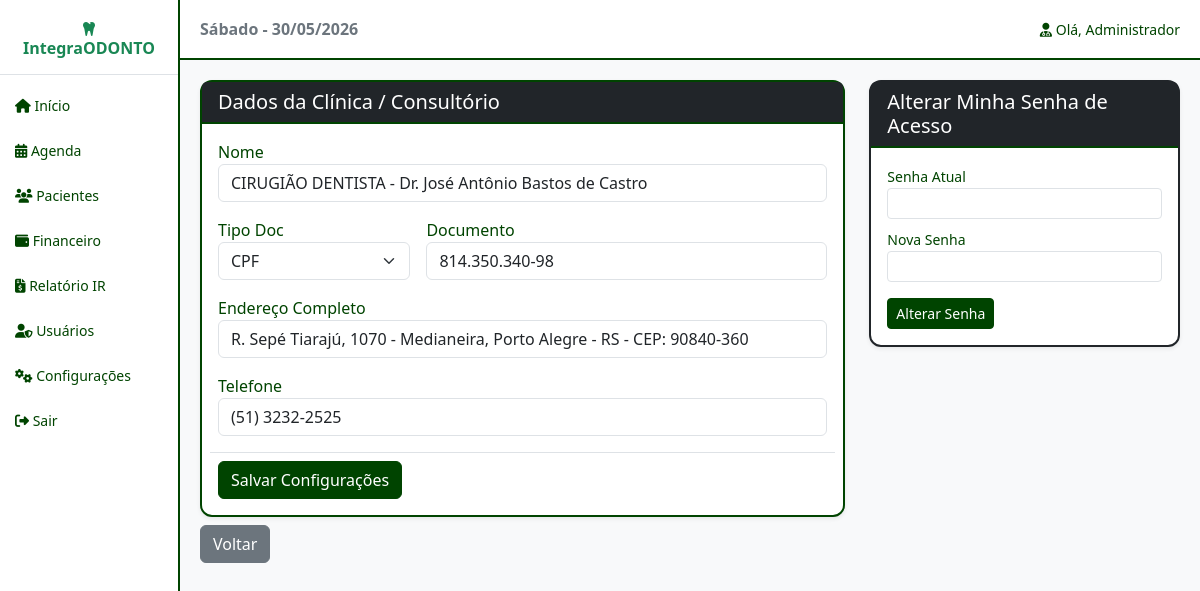
The app's page /view/config_clinica.php (signed in) with its own data.
### tables this page shows
CREATE TABLE `clinica_config` (
  `id` int(11) NOT NULL AUTO_INCREMENT,
  `nome` varchar(255) NOT NULL,
  `tipo_documento` enum('CNPJ','CPF') NOT NULL,
  `documento` varchar(20) NOT NULL,
  `endereco` varchar(255) NOT NULL,
  `telefone` varchar(20) NOT NULL,
  PRIMARY KEY (`id`)
);

### config/conexao.php (called while the page is built, shortened)
<?php
abstract class Conexao {
    private $servidor = 'localhost';
    private $user = 'root';
    private $pass = 'apple';
    private $banco = 'integra_odonto';
    private function conexao() {
        $this->conn = new PDO("mysql:host=$this->servidor;dbname=$this->banco", $this->user, $this->pass);
    }
}
?>

### model/clinicaModel.php (called while the page is built, shortened)
<?php
require_once '../config/conexao.php';
class Clinica extends Conexao {
    private $tabela = 'clinica_config';
    public function carregar() {
        $sql = "SELECT * FROM " . $this->tabela . " LIMIT 1";
        $stmt = $this->conn->prepare($sql);
        $stmt->execute();
        return $stmt->fetch(PDO::FETCH_ASSOC);
    }
}
?>

### controller/clinicaController.php (called while the page is built, shortened)
<?php
require_once('../model/clinicaModel.php');
class ClinicaController {
    public function carregar() {
        $clinicaModel = new Clinica();
        return $clinicaModel->carregar();
    }
}
?>

### view/config_clinica.php (the view, shortened to what this page needs)
<?php
require_once 'header.php';
require_once '../controller/clinicaController.php';
$clinicaCtrl = new ClinicaController();
$dados = $clinicaCtrl->carregar();
?>
<div class="row g-4">
    <?php if($_SESSION['usuario_nivel'] == 1): ?>
    <div class="col-md-8">
        <div class="card shadow-sm">
            <div class="card-header bg-dark text-white"><h5 class="mb-0">Dados da Clínica / Consultório</h5></div>
            <div class="card-body">
                <form action="../controller/clinicaController.php?action=salvarClinica" method="POST" class="row g-3">
                    <div class="col-12"><label>Nome</label><input type="text" name="nome" class="form-control" value="<?php echo isset($dados['nome']) ? $dados['nome'] : ''; ?>" required></div>
                    <div class="col-md-4"><label>Tipo Doc</label><select name="tipo_documento" class="form-select"><option value="CPF" <?php echo (isset($dados['tipo_documento']) && $dados['tipo_documento'] == 'CPF') ? 'selected' : ''; ?>>CPF</option></select></div>
                    <div class="col-md-8"><label>Documento</label><input type="text" name="documento" class="form-control" value="<?php echo isset($dados['documento']) ? $dados['documento'] : ''; ?>" required></div>
                    <div class="col-12"><label>Endereço Completo</label><input type="text" name="endereco" class="form-control" value="<?php echo isset($dados['endereco']) ? $dados['endereco'] : ''; ?>" required></div>
                    <div class="col-12"><label>Telefone</label><input type="text" name="telefone" class="form-control" value="<?php echo isset($dados['telefone']) ? $dados['telefone'] : ''; ?>" required></div>
                    <div class="col-12 mt-3 pt-2 border-top">
                        <button type="submit" class="btn btn-primary">Salvar Configurações</button>
                    </div>
                </form>
            </div>
        </div>
    </div>
    <?php endif; ?>
    <div class="col-md-4">
        <div class="card shadow-sm border-dark">
            <div class="card-header bg-dark text-white"><h5 class="mb-0">Alterar Minha Senha de Acesso</h5></div>
            <div class="card-body">
                <form action="../controller/usuarioController.php?action=alterarMinhaSenha" method="POST">
                    <div class="mb-2"><label class="small">Senha Atual</label><input type="password" name="senha_atual" class="form-control form-control-sm" required></div>
                    <div class="mb-2"><label class="small">Nova Senha</label><input type="password" name="nova_senha" class="form-control form-control-sm" required></div>
                    <button type="submit" class="btn btn-sm btn-primary mt-2">Alterar Senha</button>
                </form>
            </div>
        </div>
    </div>
    <div class="col-12 mt-2">
        <a href="dashboard.php" class="btn btn-secondary">Voltar</a>
    </div>
</div>
<?php require_once 'footer.php'; ?>

### view/header.php (style rules this page uses)
body { background-color: #f8f9fa; color: #004400; }
.card { background-color: #ffffff; border: 2px solid #004400; border-radius: 12px; }
.card-header { background-color: #004400; color: #ffffff; border-bottom: 2px solid #004400; }
.card-header h1, .card-header h2, .card-header h3, .card-header h4, .card-header h5 { color: #ffffff; margin: 0; }
h1, h2, h3, h4, h5, h6, label, p, span, td, th { color: #004400; }
.btn-primary { background-color: #004400; border-color: #004400; color: #ffffff; }

### records on screen
clinica_config: nome "CIRUGIÃO DENTISTA - Dr. José Antônio Bastos de Castro", tipo_documento "CPF", documento "814.350.340-98", endereco "R. Sepé Tiarajú, 1070 - Medianeira, Porto Alegre - RS - CEP: 90840-360", telefone "(51) 3232-2525"

### other values on screen
$_SESSION['usuario_nome'] "Administrador"
